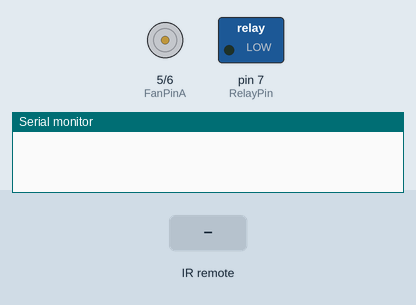
Bench run of a sketch on a simulated Arduino Uno, built with avr-gcc and run on an emulated ATmega328P. Parts: motor-driver pin pairs drawn as motors (green arrow = first pin HIGH = forward, orange = second pin HIGH = backward, longer = more drive), switched loads named in the sketch (green lamp = pin HIGH), the last lines printed to the serial monitor. Inputs (shaded band) come from the test bench.

Above: at 1.2 s.
1.3 s: infrared code 0xFFA25D received
At 2.1 s:
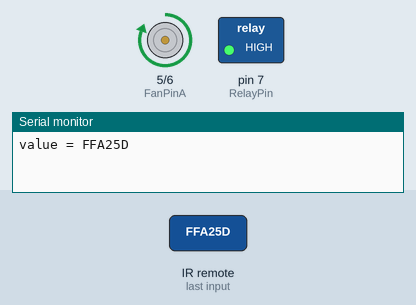
2.8 s: infrared code 0xFF629D received
At 3.2 s:
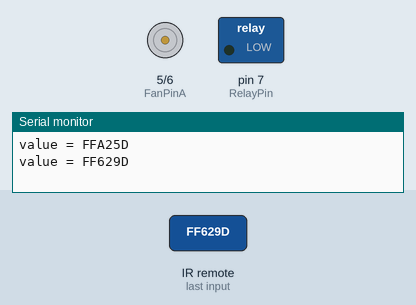
Timing chart, 0 to 5.8 s (numbered marks = the images above; inputs shaded):
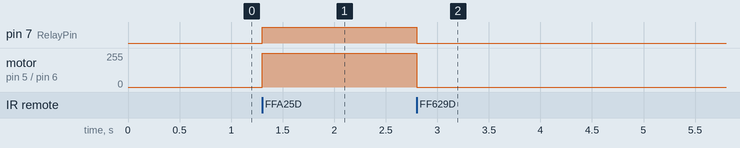

The sketch:

11RelayControl.ino
```cpp
#include <IRremote.h>

#define ON  0XFFA25D  //Remote control button 1 value
#define OFF 0XFF629D  //Remote control button 2 value

#define RelayPin 7  //Relay control signal
#define FanPinA 5  //Motor Signal A
#define FanPinB 6  //Motor Signal B

IRrecv irrecv(2); //红外引脚

decode_results results;

void setup()
{
    Serial.begin(115200);
    irrecv.enableIRIn(); // Start the receiver

    pinMode(FanPinA, OUTPUT);
    pinMode(FanPinB, OUTPUT);
    pinMode(RelayPin, OUTPUT);

    digitalWrite(RelayPin, LOW);
    digitalWrite(FanPinA, LOW);
    digitalWrite(FanPinB, LOW);
}

void loop()
{
  if (irrecv.decode(&results))
    {
        Serial.print("value = ");
        Serial.println(results.value, HEX);

        if (results.value == ON ) //Turn on relay
        {
           digitalWrite(RelayPin, HIGH);
           digitalWrite(FanPinA, HIGH);
           digitalWrite(FanPinB, LOW);
        }
        else if (results.value == OFF ) //Shut off relay
        {
            digitalWrite(RelayPin, LOW);
            digitalWrite(FanPinA, LOW);
            digitalWrite(FanPinB, LOW);
        }

        irrecv.resume(); // Receive the next value
    }
}
```

Measured:
- after the input at 1.3 s, pin 7 (RelayPin): LOW → HIGH at once; motor on pin 5 (FanPinA) / pin 6 (FanPinB): stopped → forward 255/255 at once
- after the input at 2.8 s, pin 7 (RelayPin): HIGH → LOW at once; motor on pin 5 (FanPinA) / pin 6 (FanPinB): forward 255/255 → stopped at once
